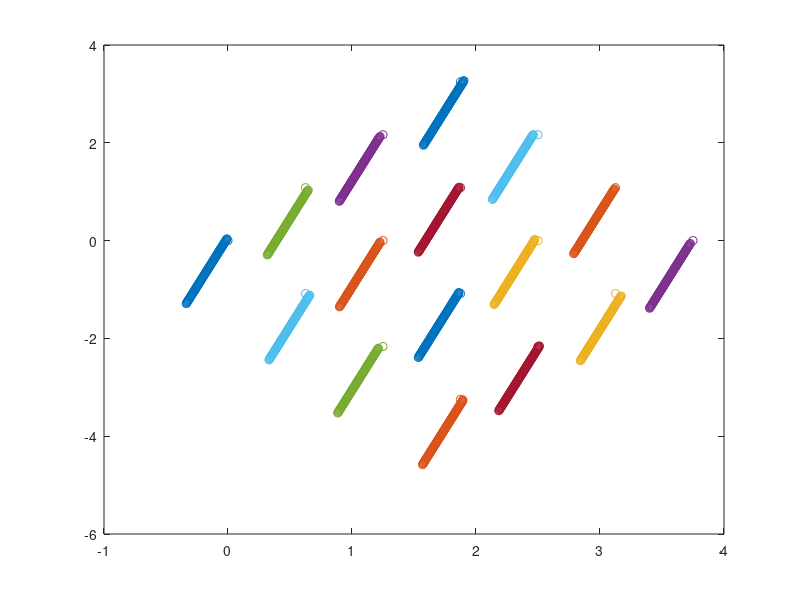
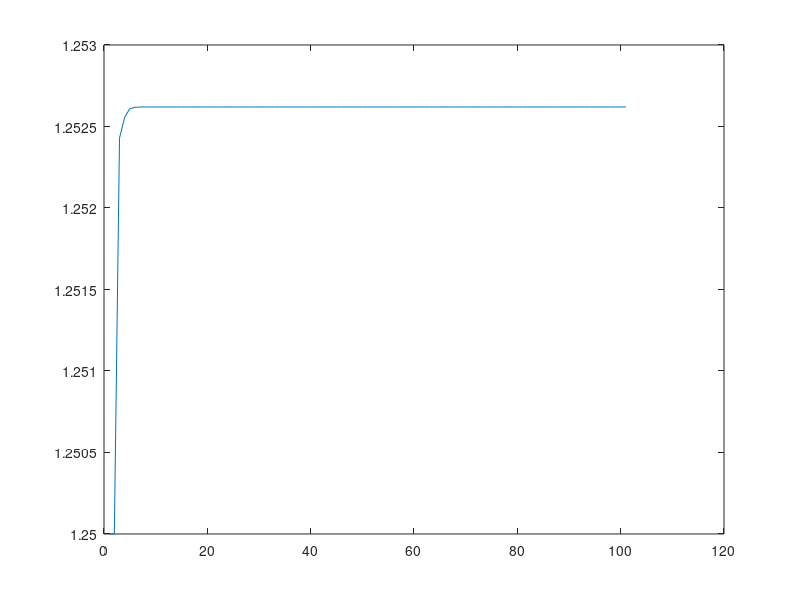

MATLAB code to generate these figures, in order: (Note: this script raises an error after producing the figures.)
%clear all;
close all;
N=16;
dt=0.1;
step=100;
d0=1;
d1=2.25;
K=1;
sigma=1;
beta=0.25;
theta=2;
avg=zeros(1,step+1);
dis=zeros(1,step+1);

for t=1:1
    p=zeros(2*N,step+1);
    v=zeros(2*N,step+1);
    a=zeros(2*N,step+1);
    scal=zeros(1,step+1);

    if N==2
        p(:,1)=[0; 0; 2; 0]*0.625;
        v(:,1)=randi([-100,100],[4,1])/100;
    elseif N==3
        p(:,1)=[0; 0; 2; 0; 4; 0]*0.625;
        v(:,1)=randi([-100,100],[6,1])/100;
    elseif N==5
        p(:, 1)=[0; 0; 2; 0; 4; 0; 1; sqrt(3); 1; -sqrt(3)]*0.625;
        v(:,1)=randi([-100,100],[10,1])/100;
    elseif N==10
        p(:, 1)=[0; 0; 2; 0; 4; 0; 6; 0; 1; sqrt(3); 1; -sqrt(3); 3; sqrt(3); 3; -sqrt(3); 5; sqrt(3); 5; -sqrt(3)]*0.625;
        v(:,1)=randi([-100,100],[20,1])/100;
    elseif N==16
        p(:, 1)=[0; 0; 2; 0; 4; 0; 6; 0; 1; sqrt(3); 1; -sqrt(3); 3; sqrt(3); 3; -sqrt(3); 5; sqrt(3); 5; -sqrt(3); 2; 2*sqrt(3); 2; -2*sqrt(3);
            4; 2*sqrt(3); 4; -2*sqrt(3); 3; 3*sqrt(3); 3; -3*sqrt(3)]*0.625;
        v(:,1)=randi([-100,100],[32,1])/100;
    end
    
    cnt=0;
    for i=1:N
        for j=1:N
            if i~=j
                rp=norm(p(2*j-1:2*j,1)-p(2*i-1:2*i,1));
                if rp<sqrt(d1)
                    dis(1,1)=dis(1,1)+rp;
                    cnt=cnt+1;
                end
                scal(1,1) = scal(1,1) + dot(v(2*i-1:2*i,1),v(2*j-1:2*j,1))/norm(v(2*i-1:2*i,1))/norm(v(2*j-1:2*j,1));
            end
        end
    end
    
    dis(1,1)=dis(1,1)/cnt;

    for i=1:step
        s=0;
        cnt=0;
        d=0;
        for j=1:N
            ta=zeros(2,1);
            f0=zeros(2,1);
            f1=zeros(2,1);
            lambda=0;
            for k=1:N
                if j~=k
                    rp=norm(p(2*j-1:2*j,i)-p(2*k-1:2*k,i));
                    rv=norm(v(2*j-1:2*j,i)-v(2*k-1:2*k,i));
                    if rp<sqrt(d1)
                        d=d+rp;
                        cnt=cnt+1;
                    end
                    if i>j
                        ta=ta + K/(sigma^2+rp^2)^beta * (v(2*k-1:2*k,i)-v(2*j-1:2*j,i));
                        f0=1/(rp^2-d0)^theta*(p(2*j-1:2*j,i)-p(2*k-1:2*k,i));
                        f1=1/(rp^2-d1)^theta*(-p(2*k-1:2*k,i)+p(2*j-1:2*j,i));
                        lambda = lambda+1/N*rv^2;
                    else
                        ta=ta + K/(sigma^2+rp^2)^beta * (v(2*k-1:2*k,i)-v(2*j-1:2*j,i));
                        f0=1/(rp^2-d0)^theta*(p(2*j-1:2*j,i)-p(2*k-1:2*k,i));
                        f1=1/(rp^2-d1)^theta*(-p(2*k-1:2*k,i)+p(2*j-1:2*j,i));
                    end
                end
            end
            a(2*j-1:2*j,i+1)=ta+sqrt(lambda)*(f0-f1);
        end
        v(:,i+1)=v(:,i)+a(:,i+1)*dt;
        p(:,i+1)=p(:,i)+v(:,i)*dt+0.5*a(:,i+1)*dt^2;
        for m=1:N
            for n=1:N
                if m~=n
                    scal(1,i+1) = scal(1,i+1) + dot(v(2*m-1:2*m,i+1),v(2*n-1:2*n,i+1))/norm(v(2*m-1:2*m,i+1))/norm(v(2*n-1:2*n,i+1));
                end
            end
        end
        dis(1,i+1)=d/cnt;
    end
    scal = abs(scal/N/(N-1));
    avg=avg+scal;
end

h=figure;
plot(p(1,:),p(2,:),'o');
hold on;
if N==2
    plot(p(3,:),p(4,:),'o');
elseif N==3
    plot(p(3,:),p(4,:),'o');
    plot(p(5,:),p(6,:),'o');
else
    for i=1:N-1
        plot(p(2*i+1,:),p(2*i+2,:),'o');
    end
end
hold off;

g=figure;
t=1:step+1;
plot(t,dis);
%plot(t,avg/1);

f=figure;
plot(t,n2,'LineWidth',2);
hold on
plot(t,n3,'LineWidth',2)
plot(t,n5,'LineWidth',2)
plot(t,n10,'LineWidth',2)
plot(t,n16,'LineWidth',2)
axis square;
axis([0 step+1 0 1])
xlabel('time steps')
ylabel('\psi_{scal}')
ylabel('average \psi_{scal}')
title('\sigma=1, \beta=0.25')